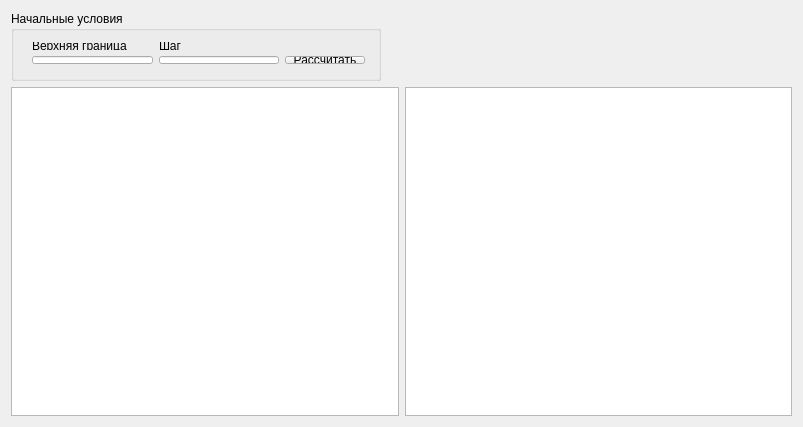
<?xml version="1.0" encoding="UTF-8"?>
<ui version="4.0">
 <class>MainForm</class>
 <widget class="QWidget" name="MainForm">
  <property name="geometry">
   <rect>
    <x>0</x>
    <y>0</y>
    <width>803</width>
    <height>427</height>
   </rect>
  </property>
  <property name="windowTitle">
   <string>Сравнение методов решения ОДУ: Пикара и Рунге - Кутта</string>
  </property>
  <layout class="QGridLayout" name="gridLayout_2">
   <item row="0" column="0">
    <widget class="QGroupBox" name="grbxStartConditions">
     <property name="minimumSize">
      <size>
       <width>370</width>
       <height>70</height>
      </size>
     </property>
     <property name="maximumSize">
      <size>
       <width>370</width>
       <height>70</height>
      </size>
     </property>
     <property name="title">
      <string>Начальные условия</string>
     </property>
     <widget class="QWidget" name="">
      <property name="geometry">
       <rect>
        <x>10</x>
        <y>20</y>
        <width>355</width>
        <height>44</height>
       </rect>
      </property>
      <layout class="QGridLayout" name="gridLayout">
       <item row="0" column="0">
        <widget class="QLabel" name="lblUpperBound">
         <property name="text">
          <string>Верхняя граница</string>
         </property>
        </widget>
       </item>
       <item row="0" column="1">
        <widget class="QLabel" name="lblStep">
         <property name="text">
          <string>Шаг</string>
         </property>
        </widget>
       </item>
       <item row="1" column="0">
        <widget class="QLineEdit" name="ledtUpperBound"/>
       </item>
       <item row="1" column="1">
        <widget class="QLineEdit" name="ledtStep"/>
       </item>
       <item row="1" column="2">
        <widget class="QPushButton" name="btnSolve">
         <property name="text">
          <string>Рассчитать</string>
         </property>
        </widget>
       </item>
      </layout>
     </widget>
    </widget>
   </item>
   <item row="0" column="1">
    <spacer name="horizontalSpacer">
     <property name="orientation">
      <enum>Qt::Horizontal</enum>
     </property>
     <property name="sizeHint" stdset="0">
      <size>
       <width>386</width>
       <height>20</height>
      </size>
     </property>
    </spacer>
   </item>
   <item row="1" column="0">
    <widget class="QTableWidget" name="tblwdgSolutions"/>
   </item>
   <item row="1" column="1">
    <widget class="QTableWidget" name="tblwdgTime"/>
   </item>
  </layout>
 </widget>
 <layoutdefault spacing="6" margin="11"/>
 <resources/>
 <connections/>
</ui>
